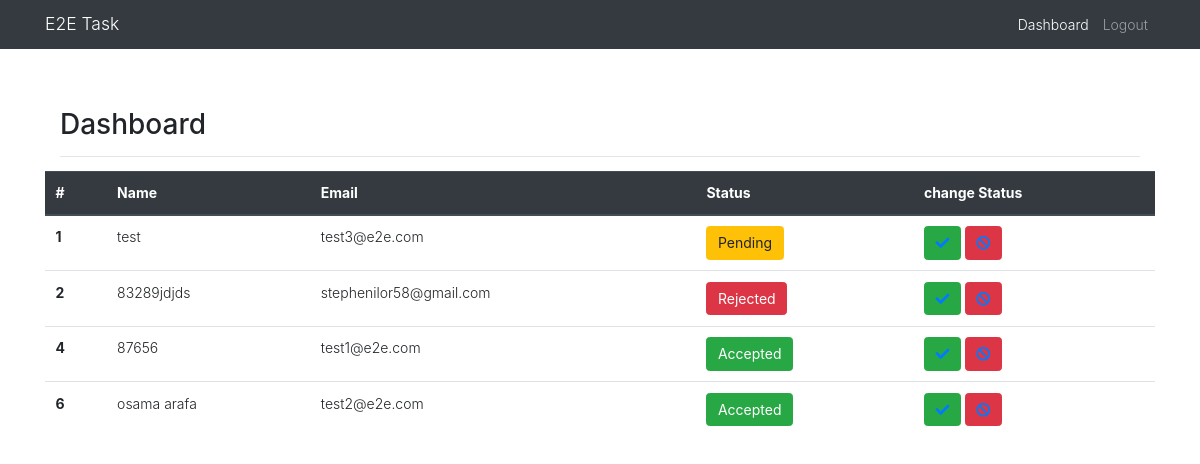
The app's page /dashboard.php (signed in) with its own data.
### tables this page shows
CREATE TABLE `users` (
  `id` int(11) NOT NULL,
  `name` text NOT NULL,
  `email` varchar(191) NOT NULL,
  `phone_no` varchar(191) NOT NULL,
  `password` varchar(255) NOT NULL,
  `remember_me` varchar(255) DEFAULT NULL,
  `status` int(11) NOT NULL DEFAULT 1,
  `is_admin` tinyint(4) NOT NULL,
  `created_at` timestamp NOT NULL DEFAULT current_timestamp()
);

### Model/Db.php (called while the page is built, shortened)
<?php
  class Db {
    protected $dbName = 'e2e_task_db';
    protected $dbHost = 'localhost';
    protected $dbUser = 'root';
    protected $dbPass = '';
    protected $dbHandler, $dbStmt;
    public function __construct()
    {
      $Dsn = "mysql:host=" . $this->dbHost . ';dbname=' . $this->dbName;
      $Options = array(
        PDO::ATTR_PERSISTENT => true,
        PDO::ATTR_ERRMODE => PDO::ERRMODE_EXCEPTION
      );
      try {
        $this->dbHandler = new PDO($Dsn, $this->dbUser, $this->dbPass, $Options);
      } catch (Exception $e) {
        var_dump('Couldn\'t Establish A Database Connection. Due to the following reason: ' . $e->getMessage());
      }
    }
    public function query($query)
    {
      $this->dbStmt = $this->dbHandler->prepare($query);
    }
    public function execute()
    {
      $this->dbStmt->execute();
      return true;
    }
    public function fetchAll()
    {
      $this->execute();
      return $this->dbStmt->fetchAll(PDO::FETCH_ASSOC);
    }
  }
 ?>

### controller/Dashboard.php (called while the page is built, shortened)
<?php
  require_once('./Model/DashboardModel.php');
  class Dashboard extends Controller {
    private $dashboardModel;
    public function __construct()
    {
      $this->dashboardModel = new DashboardModel();
    }
    public function getUsers() :array
    {
      return $this->dashboardModel->fetchUsers();
    }
  }
 ?>

### Model/DashboardModel.php (called while the page is built)
<?php
    require_once(__dir__ . '/Db.php');
    class DashboardModel extends Db {
      public function fetchUsers() :array
      {
        $this->query("SELECT * FROM `users`  WHERE `is_admin` = 0 ORDER BY `id` ASC");
        $this->execute();
        $users = $this->fetchAll();
        if (count($users) > 0) {
          $Response = array(
            'status' => true,
            'data' => $users
          );
          return $Response;
        }
        $Response = array(
          'status' => false,
          'data' => []
        );
        return $Response;
      }
    }
 ?>

### dashboard.php (the view, shortened to what this page needs)
<?php require_once('./controller/Dashboard.php'); ?>
<?php
  $Dashboard = new Dashboard();
  $active = $Dashboard->active;
  $users = $Dashboard->getUsers();
?>
<?php require('./nav.php'); ?>
<main role="main" class="container">
  <div class="container">
    <div class="row mt-5">
      <div class="col-xs-12 col-sm-12 col-md-12 col-xl-12 col-lg-12">
        <h2>Dashboard</h2>
        <hr>
      </div>
    </div>
    <div class="row">
     <?php if ($_SESSION['data']['is_admin']) : ?>
      <table class="table">
        <thead class="thead-dark">
          <tr>
            <th scope="col">#</th>
            <th scope="col">Name</th>
            <th scope="col">Email</th>
            <th scope="col">Status</th>
            <th scope="col">change Status</th>
          </tr>
        </thead>
        <tbody>
        <?php if ($users['status']) : ?>
          <?php
            $statuses = [1 => 'Pending', 2 => 'Rejected', 3 =>"Accepted"];
            $cases = [1 => 'warning', 2 => 'danger', 3 =>"success"] ;
            ?>
          <?php foreach ($users['data'] as $user) :  ?>
          <tr>
            <th scope="row"><?php echo $user['id'] ?></th>
            <td><?php echo $user['name'] ?></td>
            <td><?php echo $user['email'] ?></td>
            <td>
              <button class="btn btn-<?php echo $cases[$user['status']]?>"><?php echo $statuses[$user['status']] ?></button>
            </td>
            <td>
            <button  class="btn btn-success" title="Accept">
            <a href="<?php echo BASE_URL; ?>change_status.php?status=3&id=<?php echo $user['id'] ?>"> <i class="fas fa-check"></i></a>
          </button>
            <button  class="btn btn-danger" title="Reject">
            <a href="<?php echo BASE_URL; ?>change_status.php?status=2&id=<?php echo $user['id'] ?>" ><i class="fas fa-ban"></i></a>
            </button>
            </td>
          </tr>
        <?php endforeach ?>
        <?php endif ?>
        </tbody>
      </table>
      <?php endif ?>
    </div>
  </div>
</main>
</body>
</html>

### nav.php (shortened to what this page needs)
<!DOCTYPE html>
<html lang="en" dir="ltr">
  <head>
    <link rel="stylesheet" href="./assets/css/bootstrap.min.css">
    <link rel="stylesheet" href="./assets/css/style.css">
    <link rel="stylesheet" href="https://use.fontawesome.com/releases/v5.7.0/css/all.css">
  </head>
  <body>
    <nav class="navbar navbar-expand-md navbar-dark fixed-top bg-dark">
      <div class="container">
        <a class="navbar-brand" href="#">E2E Task</a>
        <div class="collapse navbar-collapse" id="navbarCollapse">
          <ul class="navbar-nav ml-auto">
            <?php if (!isset($_SESSION['auth_status'])) : ?>
              <li class="nav-item">
                <a class="nav-link <?php if (strtolower($active) === 'login') echo 'active'; ?>" href="<?php echo BASE_URL; ?>index.php">Login</a>
              </li>
              <li class="nav-item">
                <a class="nav-link <?php if (strtolower($active) === 'register') echo 'active'; ?>" href="<?php echo BASE_URL; ?>register.php" tabindex="-1" aria-disabled="true">Register</a>
              </li>
            <?php elseif (isset($_SESSION['auth_status'])) : ?>
              <li class="nav-item">
                <a href="<?php echo BASE_URL; ?>dashboard.php" class="nav-link <?php if (strtolower($active) === 'dashboard') echo 'active'; ?>">Dashboard</a>
              </li>
            <?php endif; ?>
            <?php if (isset($_SESSION['auth_status'])) : ?>
              <li class="nav-item">
                <a class="nav-link" href="<?php echo BASE_URL; ?>logout.php">Logout</a>
              </li>
            <?php endif; ?>
          </ul>
        </div>
      </div>
    </nav>

### assets/css/style.css (style rules this page uses)
html, body { height: 100%; width: 100%; padding: 0; margin: 0; font-size: 14px; font-weight: 300; line-height: 1.5; text-rendering: optimizeLegibility; overflow-y: hidden !important; }
ul { list-style: none; }
li { list-style: none; }
.mt-5 { margin-top: 10% !important; }

### records on screen
users: id "1", name "test", email "test3@e2e.com", status "Pending"
users: id "2", name "83289jdjds", email "stephenilor58@gmail.com", status "Rejected"
users: id "4", name "87656", email "test1@e2e.com", status "Accepted"
users: id "6", name "osama arafa", email "test2@e2e.com", status "Accepted"
